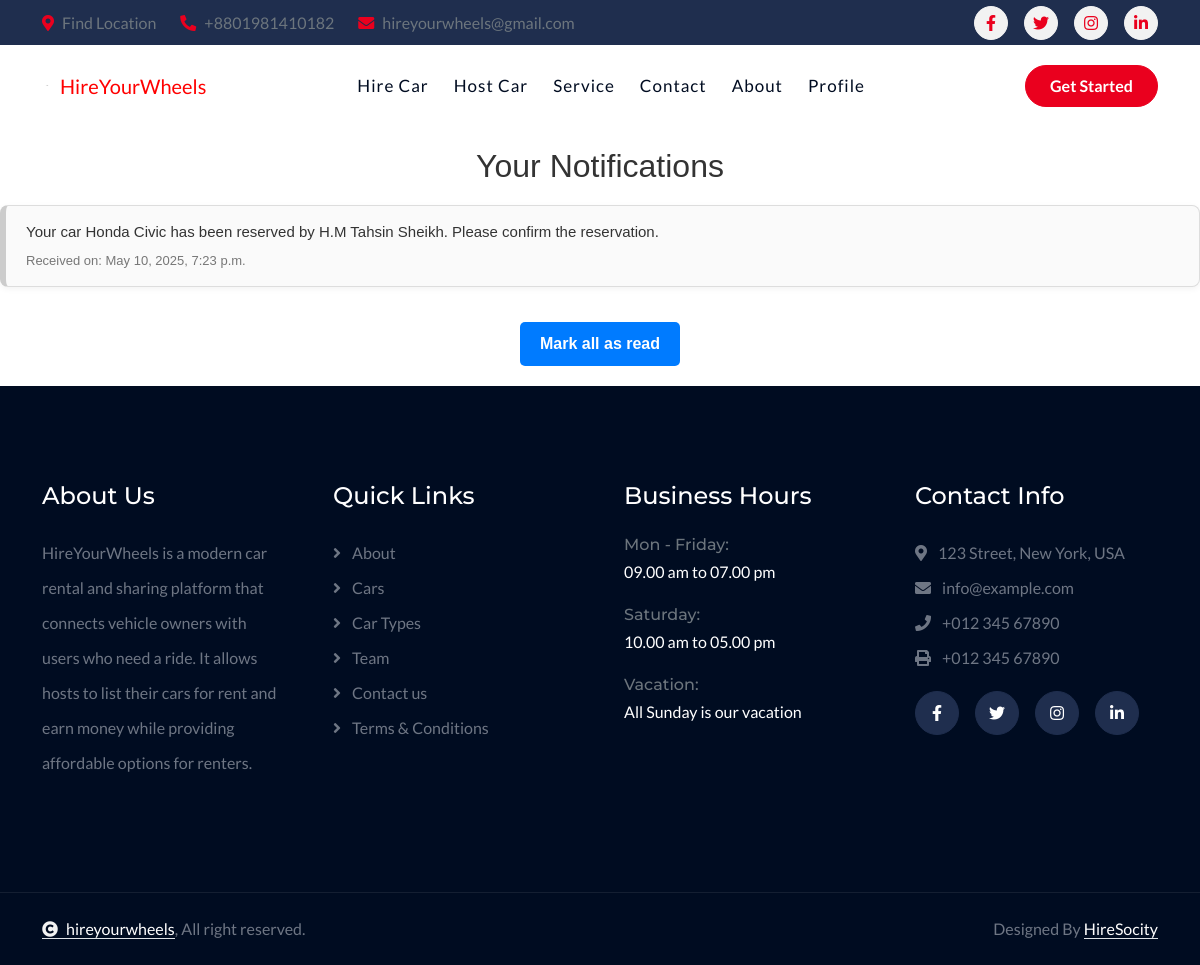
/notifications/ (signed in), run on the app's committed database.
### HireCar/models.py (models this page shows, shortened)
class Notification(models.Model):
    id = models.UUIDField(
        primary_key=True,
        default=uuid.uuid4,
        editable=False
        )
    user = models.ForeignKey(CustomUser, on_delete=models.CASCADE, related_name='notifications')
    message = models.CharField(max_length=255)
    read = models.BooleanField(default=False)
    timestamp = models.DateTimeField(auto_now_add=True)
    reservation = models.ForeignKey(Reservation, null=True, blank=True, on_delete=models.CASCADE)  # Related reservation (if applicable)
    class Meta:
        ordering = ['-timestamp']  # To show the latest notifications first

### HireCar/views.py (the view)
# urls.py: path('notifications/', Hire_views.notification_list, name='notification_list'),
def notification_list(request):
    notifications = Notification.objects.filter(user=request.user).order_by('-timestamp')
    context = {
        'notifications': notifications,
    }
    return render(request, 'HireCar/notification_list.html', context)

### HireCar/context_processors.py (called while the page is built)
def unread_notifications(request):
    if request.user.is_authenticated:
        count = Notification.objects.filter(user=request.user, read=False).count()
    else:
        count = 0
    return {'unread_count': count}

### templates/HireCar/notification_list.html (shortened to what this page needs)
{% extends 'base.html' %}
{% load static %}
{% block content %}
<head>
    <link rel="stylesheet" href="{% static 'css/home.css' %}">
    <link rel="stylesheet" href="https://use.fontawesome.com/releases/v5.15.4/css/all.css" />
    <link href="https://cdn.jsdelivr.net/npm/bootstrap-icons@1.4.1/font/bootstrap-icons.css" rel="stylesheet">
    <link href="{% static 'lib/animate/animate.min.css' %}" rel="stylesheet">
    <link href="{% static 'lib/owlcarousel/assets/owl.carousel.min.css' %}" rel="stylesheet">
    <link href="{% static 'css/bootstrap.min.css' %}" rel="stylesheet">
    <link href="{% static 'css/style.css' %}" rel="stylesheet">
</head>
<h2 style="font-family: Arial, sans-serif; color: #333; margin-bottom: 20px; text-align: center;">Your Notifications</h2>
{% if notifications %}
<div class="notifications" style="margin-top: 20px; font-family: Arial, sans-serif;">
    {% for notification in notifications %}
    <div class="notification {% if not notification.read %}unread{% endif %}"
        style="border: 1px solid #ddd; border-left: 6px solid {% if not notification.read %}#007bff{% else %}#ccc{% endif %}; border-radius: 8px; padding: 15px 20px; margin-bottom: 15px; background-color: {% if not notification.read %}#f0f8ff{% else %}#fafafa{% endif %}; box-shadow: 0 2px 6px rgba(0,0,0,0.05);">
        <p style="font-size: 15px; margin: 0 0 8px 0; color: #333;">{{ notification.message }}</p>
        <p style="font-size: 13px; color: #777; margin: 0;">Received on: {{ notification.timestamp }}</p>
    </div>
    {% endfor %}
</div>
<div style="text-align: center;">
    <a href="{% url 'mark_all_as_read' %}"
        style="display: inline-block; margin-top: 20px; padding: 10px 20px; background-color: #007bff; color: white; text-decoration: none; border-radius: 5px; font-weight: bold; font-family: Arial, sans-serif;">
        Mark all as read
    </a>
</div>
{% else %}
<p style="font-size: 16px; color: #666; font-family: Arial, sans-serif;">You have no notifications.</p>
{% endif %}
{% endblock %}

### data on the page
Notification: message "Your car Honda Civic has been reserved by H.M Tahsin Sheikh. Please confirm the reservation.", timestamp "May 10, 2025, 7:23 p.m."
